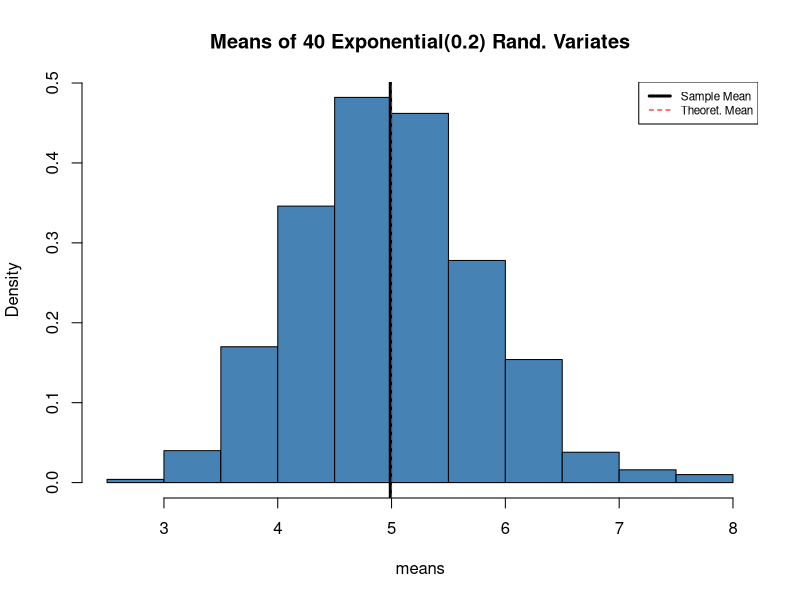
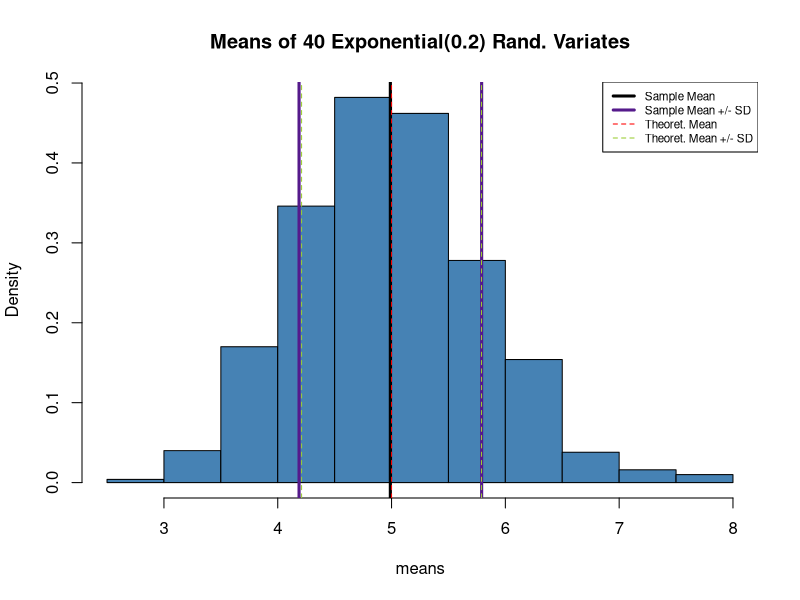
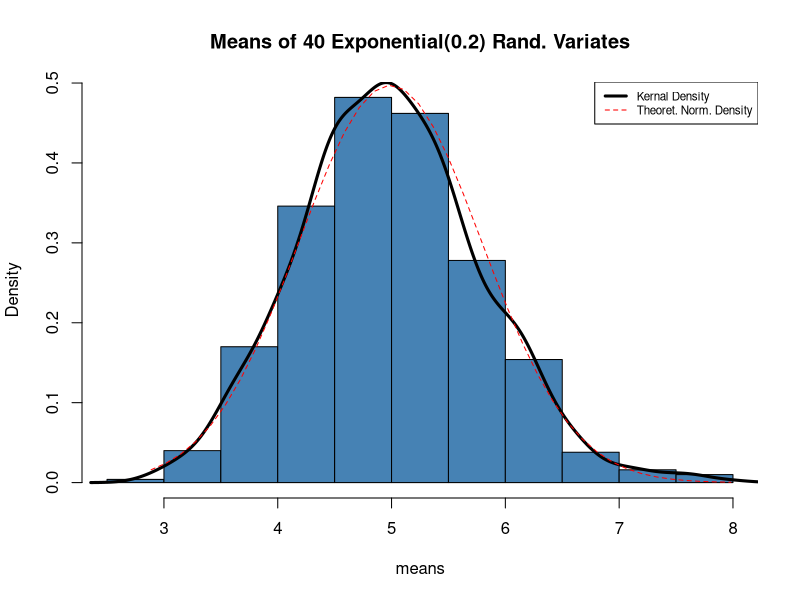
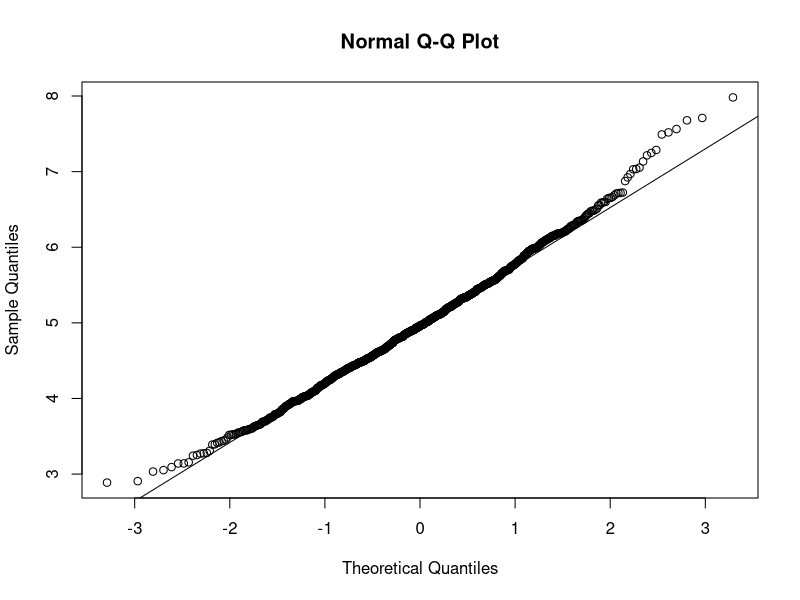

The R script that drew these images, in order:
## ---- chunk 1
    set.seed(59)    #Make this reproducible by setting the starting point
    N<-1000         #Set number of simulations
    means<-c()      #Initialize a vector to hold the means of the samples of 40 variates
    for (i in 1:N) {
        p<-rexp(40, rate=.2)
        means[i]<-mean(p)
    }

## ---- chunk 2
    theoretical.mean<-5

    hist(means, col="steelblue", main="Means of 40 Exponential(0.2) Rand. Variates", prob=T)
    abline(v=mean(means), lty=1, lwd=3)
    abline(v=theoretical.mean, lty=2, col="red")
    legend(legend=c("Sample Mean", "Theoret. Mean"), x="topright", lty=c(1,2),
           lwd=c(3,1), col=c("black", "red"), cex=.7)

## ---- chunk 3
    theoretical.sd<-1/(sqrt(40)*.2)


    hist(means, col="steelblue", main="Means of 40 Exponential(0.2) Rand. Variates", prob=T)
    abline(v=mean(means), lty=1, lwd=3)
    abline(v=theoretical.mean, lty=2, col="red")
    abline(v=mean(means)+sd(means), lty=1, lwd=3, col="purple4")
    abline(v=mean(means)-sd(means), lty=1, lwd=3, col="purple4")
    abline(v=theoretical.mean+theoretical.sd, lty=2, col="yellowgreen")
    abline(v=theoretical.mean-theoretical.sd, lty=2, col="yellowgreen")

    legend(legend=c("Sample Mean", "Sample Mean +/- SD" ,"Theoret. Mean", 
                    "Theoret. Mean +/- SD"), 
           x="topright", lty=c(1,1,2,2), lwd=c(3,3,1,1), col=c("black","purple4", "red", "yellowgreen"), cex=.7)

## ---- chunk 4
#Create normal density
    xfit<-seq(min(means), max(means), length = 40)
    yfit<-dnorm(xfit, mean=mean(means), sd=sd(means))

    hist(means, col="steelblue", main="Means of 40 Exponential(0.2) Rand. Variates", prob=T)
    lines(density(means), lwd=3)
    lines(xfit, yfit, lty=2, col="red")
    legend(legend=c("Kernal Density", "Theoret. Norm. Density"), 
           x="topright", lty=c(1,2), lwd=c(3,1), col=c("black", "red"), cex=.7)

## ---- chunk 5
    qqnorm(means)
    qqline(means)
